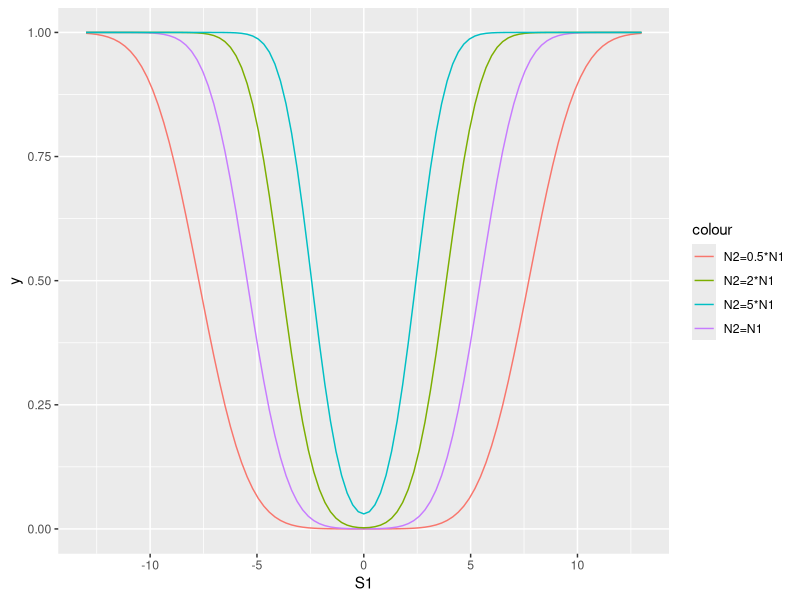

Source code (R):
#predicting whether s2 replicates given s1. Different Sample Size 

library(tidyverse)
library(MASS)
library(ggplot2)
library(dplyr)
library(plyr)
library(reshape2)

#simulating data 
sigma<-sqrt(.002)
N=100000
N_1=10000
zScore=5.2

#probability of s2 replicating given s1
calculate_pcondtional<-function(s1,sampleS1, sampleS2){
  sd_S1<-sqrt(sampleS1*sigma^2+1)
  sd_S2<-sqrt(sampleS2*sigma^2+1)
  mean<-(sqrt(sampleS1*sampleS2)*sigma^2*s1)/(sd_S1^2)
  var2<-1+((sampleS2*sigma^2)/(sd_S1)^2)
  p<- (1-pnorm(zScore, mean, sqrt(var2)))+pnorm(-zScore, mean, sqrt(var2))
  return(p)
}


s1_dist<-rnorm(n=N, mean=0, sd=sqrt(sigma^2*N_1+1))
s2_dist1<-rnorm(n=N, mean=0, sd=sqrt(sigma^2*N_1*0.5+1))
s2_dist2<-rnorm(n=N, mean=0, sd=sqrt(sigma^2*N_1*1+1))
s2_dist3<-rnorm(n=N, mean=0, sd=sqrt(sigma^2*N_1*2+1))
s2_dist4<-rnorm(n=N, mean=0, sd=sqrt(sigma^2*N_1*5+1))

table1<-as.data.frame(matrix(nrow=N, ncol=4))
colnames(table1)=c("N1", "N2", "S1", "Ps2")
table1$N1<-rep(N_1, N)
table1$N2<-rep(N_1*0.5, N)
table1$S1<-s1_dist
table1$Ps2<-calculate_pcondtional(table1$S1, N_1, table1$N2[1])

P_S1_1<-ggplot(data=table1, mapping=aes(x=S1))+stat_function(fun=calculate_pcondtional, args=list(sampleS1=N_1, sampleS2=N_1*0.5),aes(colour="N2=0.5*N1"))+
  stat_function(fun=calculate_pcondtional, args=list(sampleS1=N_1, sampleS2=N_1),aes(colour="N2=N1"))+
  stat_function(fun=calculate_pcondtional, args=list(sampleS1=N_1, sampleS2=N_1*2),aes(colour="N2=2*N1"))+
  stat_function(fun=calculate_pcondtional, args=list(sampleS1=N_1, sampleS2=N_1*5),aes(colour="N2=5*N1"))+
  xlim(-13,13)

P_S1_1


table2<-as.data.frame(matrix(nrow=N, ncol=4))
colnames(table2)=c("N1", "N2", "S1", "Ps2")
table2$N1<-rep(N_1, N)
table2$N2<-rep(N_1, N)
table2$S1<-s1_dist
table2$Ps2<-calculate_pcondtional(table2$S1, N_1, table2$N2[1])

# P_S1_2<-ggplot(data=table2, mapping=aes(x=S1))+
#   stat_function(fun=calculate_pcondtional, args=list(sampleS1=N_1, sampleS2=N_1))
# 
# P_S1_2

table3<-as.data.frame(matrix(nrow=N, ncol=4))
colnames(table3)=c("N1", "N2", "S1", "Ps2")
table3$N1<-rep(N_1, N)
table3$N2<-rep(N_1*2, N)
table3$S1<-s1_dist
table3$Ps2<-calculate_pcondtional(table3$S1, N_1, table3$N2[1])

# P_S1_3<-ggplot(data=table3, mapping=aes(x=S1))+
#   stat_function(fun=calculate_pcondtional, args=list(sampleS1=N_1, sampleS2=N_1*2))
# 
# P_S1_3


table4<-as.data.frame(matrix(nrow=N, ncol=4))
colnames(table4)=c("N1", "N2", "S1", "Ps2")
table4$N1<-rep(N_1, N)
table4$N2<-rep(N_1*5, N)
table4$S1<-s1_dist
table4$Ps2<-calculate_pcondtional(table4$S1, N_1, table4$N2[1])

# P_S1_4<-ggplot(data=table4, mapping=aes(x=S1))+
#   stat_function(fun=calculate_pcondtional, args=list(sampleS1=N_1, sampleS2=N_1*5))
# 
# 
# P_S1_4



#plotting probabilities 
probabilties_conditional<-ggplot(data=filter(table2, S1>0 & S1<100), mapping = aes(x=S1))+
  stat_function(fun=calculate_pcondtional, args=list(sampleS1=N_1, sampleS2=N_1))

probabilties_conditional<-ggplot(data=filter(table3, S1>0 & S1<100), mapping = aes(x=S1))+
  stat_function(fun=calculate_pcondtional, args=list(sampleS1=N_1, sampleS2=N_1*2))


#actual replication rate table1
table1$S2<-s2_dist1<-rnorm(n=N, mean=0, sd=sqrt(sigma^2*N_1*0.5+1))
s1_sig<-nrow(filter(table1, S1>5.2|S1<(-5.2)))
s2_sig_givens1<-nrow(filter(filter(table1, S1>5.2), S2>5.2)) + nrow(filter(filter(table1, S1<(-5.2)), S2<(-5.2)))
repRate=s2_sig_givens1/s1_sig

  
#theoretical 
s1_sig_vector <-filter(table1, S1>5.2|S1<(-5.2))$S1
theo_rep2 <- sum(calculate_pcondtional(s1_sig_vector,sampleS1 = N_1, sampleS2 = N_1*0.5))/N



#actual replication rate table2
table2$S2<-s2_dist1<-rnorm(n=N, mean=0, sd=sqrt(sigma^2*N_1+1))
s1_sig<-nrow(filter(table2, S1>5.2|S1<(-5.2)))
s2_sig_givens1<-nrow(filter(filter(table2, S1>5.2), S2>5.2)) + nrow(filter(filter(table2, S1<(-5.2)), S2<(-5.2)))
repRate=s2_sig_givens1/s1_sig


#theoretical 
s1_sig_vector <-filter(table2, S1>5.2|S1<(-5.2))$S1
theo_rep2 <- sum(calculate_pcondtional(s1_sig_vector,sampleS1 = N_1, sampleS2 = N_1))/N




